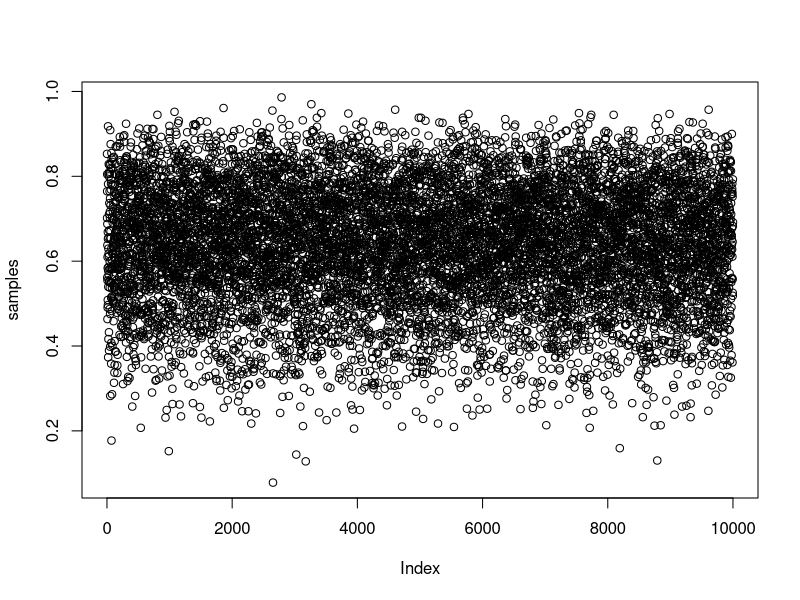

Recreate this plot in R. (Note: this script raises an error after producing the figure.)
## ---- chunk 1
PrPV <- 0.95
PrPM <- 0.01
PrV <- 0.001

PrP <- PrPV*PrV + PrPM*(1-PrV)
PrVP <- PrPV*PrV/PrP
PrVP  
## ---- chunk 2
p_grid <- seq(from = 0, to = 1, length.out = 1000)
prior <- rep(1,1000)
likelihood <- dbinom(6,size=9,prob=p_grid)
posterior <- likelihood * prior
posterior <- posterior / sum(posterior)
## ---- chunk 3
samples <- sample(p_grid, prob=posterior, size = 1e4, replace=TRUE)
plot(samples)
dens(samples)
## ---- chunk 4
# add up posterior probability where p < 0.5
sum(posterior[p_grid < 0.5])
## ---- chunk 5
sum(samples < 0.5) / 1e4
## ---- chunk 6
sum(samples > 0.5 & samples < 0.75) / 1e4
## ---- chunk 7
quantile(samples, 0.8)
## ---- chunk 8
quantile(samples, c(0.1,0.9))
## ---- chunk 9
p_grid <- seq(from = 0, to = 1, length.out = 1000)

prior <- rep(1,1000)

likelihood <- dbinom(3,size=3, prob=p_grid)

posterior <- likelihood * prior 

posterior <- posterior / sum(posterior)

samples <- sample(p_grid, size = 1e4, replace =  TRUE, prob = posterior)

#from rethinking library
PI(samples, prob = 0.5)

HPDI(samples, prob = 0.5)

plot(samples)
dens(samples, show.HPDI = 0.5)
## ---- chunk 10
HPDI(samples, prob = 0.5)
## ---- chunk 11
p_grid <- seq(from = 0, to = 1, length.out = 1000)

prior <- rep(1,1000)


water <- 3
sample_n <- 9 
likelihood <- dbinom(water,size=sample_n, prob=p_grid)

posterior <- likelihood * prior 

posterior <- posterior / sum(posterior)

samples <- sample(p_grid, size = 1e4, replace =  TRUE, prob = posterior)

dens(samples,show.HPDI = 0.8)

probability <- 0.95
#from rethinking library
PI(samples, prob = probability)

# Highest Posterior Density Interval 
HPDI(samples, prob = probability)
## ---- chunk 12
p_grid[which.max(posterior)]
## ---- chunk 13
chainmode(samples, adj=0.01)
## ---- chunk 14
sum(posterior*abs(0.5-p_grid))
## ---- chunk 15
loss <- sapply(p_grid, function(d) sum(posterior*abs(d-p_grid)))
p_grid[which.min(loss)]
## ---- chunk 16
median(samples)
## ---- chunk 17
dbinom(0:2, size = 2, prob = 0.7)
## ---- chunk 18
rbinom(10,size =2, prob =0.7)
## ---- chunk 19
dummy_w <- rbinom(1e5, size=2, prob=0.7)
table(dummy_w)/1e5
## ---- chunk 20
dummy_w <- rbinom(1e5, size=9, prob=0.7)
simplehist(dummy_w, xlab = "dummy water count")
## ---- chunk 21
w <- rbinom(1e4, size = 9, prob = 0.6)
w2 <- rbinom(1e4, size = 9, prob = 0.7)
simplehist(w)
simplehist(w2)
## ---- chunk 22
w <- rbinom(1e4, size = 9, prob = samples)
## ---- chunk 23
p_grid <- seq(from=0, to = 1, length.out = 1000)
prior <- rep(1,1000)
likelihood <- dbinom(6,size=9,prob=p_grid)
posterior <- likelihood*prior
posterior <- posterior / sum(posterior) 
set.seed(100)
samples <- sample(p_grid, prob=posterior, size=1e4, replace=TRUE)


sum(samples[samples < 0.2])

